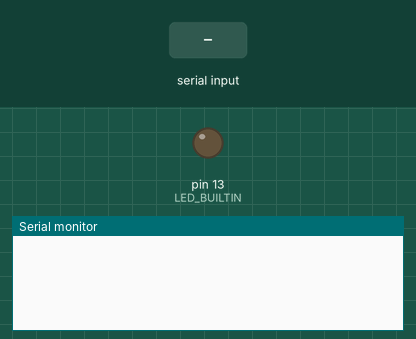
Bench run of a sketch on a simulated Arduino Uno, built with avr-gcc and run on an emulated ATmega328P. On the bench: output pins drawn as LEDs (lit = HIGH), the last lines printed to the serial monitor. The inputs (shaded band) are chosen by the test bench.

Above: at 1.2 s.
1.3 s: "<90,45,200>" received over Serial
At 1.9 s:
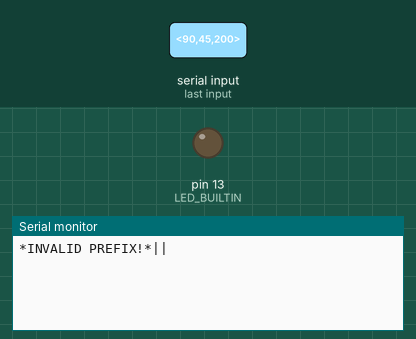
2.8 s: "<90,45>" received over Serial
At 4.0 s:
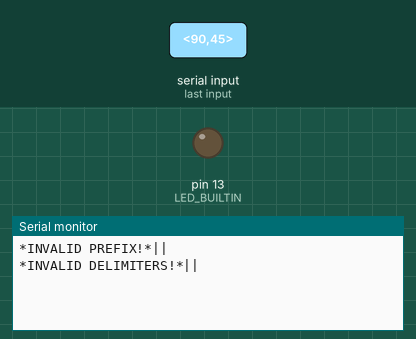

Measured:
- after the input at 1.3 s, the serial monitor: prints a new line at once (image 1)
- after the input at 2.8 s, the serial monitor: prints a new line at once (image 2)

The sketch:

InfraredRemoteHub.ino
```cpp
/*
 * Ben Provenzano III
 * -----------------
 * v1.0 - 07/20/2025
 * Infrared Remote Hub
 * -----------------
 */

#include <IRremote.hpp> // v3+

const char nullTrm = '\0';

// GPIO resources
#define PC_TRIG_PIN 4
#define IR_OUT_PIN  2
#define NO_LED_FEEDBACK_CODE

// serial resources
#define serialBaudRate 9600
const uint8_t maxMessage = 32;
const uint8_t cmdRegLen = 2; // register length (99***)
const uint8_t cmdDatLen = 3; // data length (**999)
const char serialDataStart = '<';
const char serialDataEnd = '>';
const char respDelimiter = '|';
uint16_t serialCurPos = 0;
bool serialReading = 0;
bool serialMsgEnd = 0;
char serialMessageIn[maxMessage + 1];
char serialMessageOut[maxMessage + 1];

// IR addresses
const uint16_t IR_Preamp_A1 = 0x6DD2;
const uint16_t IR_Preamp_A2 = 0xACD2;
const uint16_t IR_Preamp_A3 = 0x6CD2;
const uint16_t IR_1021DAC_A1 = 0x2B5C;
const uint16_t IR_Subamp_A1 = 0x4;

void setup() {
  Serial.begin(serialBaudRate);
  // GPIO initialization
  pinMode(LED_BUILTIN, OUTPUT);
  digitalWrite(LED_BUILTIN, LOW);
  pinMode(PC_TRIG_PIN, OUTPUT);
  digitalWrite(PC_TRIG_PIN, LOW);
  // controller software serial
  serialMessageOut[0] = nullTrm;
  Serial.begin(serialBaudRate);
  // IR initalization
  IrSender.begin(IR_OUT_PIN);
  IrSender.enableIROut(38); // 38-KHz Infrared
}

void loop() {
  serialProcess();
}

void serialProcess() {
  // read main serial port
  if (serialMsgEnd == 0) {
    if (Serial.available()) {
      processSerialData(Serial.read(), serialDataStart, serialDataEnd);
    }
  } else {
    // process serial data
    decodeMessage();
    writeSerial();
    serialMsgEnd = 0;
  }
}

void processSerialData(char rc, char startInd ,char endInd) {
  // while reading
  if (serialReading == 1) {
    // end-of-reading
    if (rc == endInd) {
      // terminate the string
      serialMessageIn[serialCurPos] = nullTrm;
      serialReading = 0;
      serialCurPos = 0;
      serialMsgEnd = 1;
    } else {
      // store characters in buffer
      if (rc != startInd) {
        serialMessageIn[serialCurPos] = rc;
        serialCurPos++;
        // prevent overflow
        if (serialCurPos >= maxMessage) {
          serialCurPos = maxMessage - 1;
        }
      }
    }
  } else {
    // start-of-reading
    if (rc == startInd) {
      serialReading = 1;
      serialCurPos = 0;
      serialMsgEnd = 0;
    }
  }
}

void writeSerial() { // write response back to computer
  digitalWrite(LED_BUILTIN, HIGH);
  Serial.print(respDelimiter);
  for(uint8_t _idx = 0; _idx < maxMessage; _idx++) {
    char _msgChr = serialMessageOut[_idx];
    if (_msgChr != nullTrm) {
      Serial.print(_msgChr);
    } else {
      break;
    }
  }
  Serial.print(respDelimiter);
  Serial.print('\n');
  digitalWrite(LED_BUILTIN, LOW);
}

// decode serial message
void decodeMessage() {
 // count delimiters
  uint8_t _delims = 0;
  uint8_t _maxchars = 10;
  char _delimiter = ',';
  for(uint8_t _idx = 0; _idx < maxMessage; _idx++) {
    char _vchr = serialMessageIn[_idx];
    if (_vchr == nullTrm) {
      break;
    }
    if (_vchr == _delimiter) {
      _delims++;
    }
  }
  // exit when delimiters incorrect
  if (_delims < 2){
    Serial.print("*INVALID DELIMITERS!*");
    return;
  }
  // find first delimiter position
  uint8_t _linepos = 0;
  for(uint8_t _idx = 0; _idx < maxMessage; _idx++) {
    char _vchr = serialMessageIn[_idx];
    if (_vchr == nullTrm) {
      break;
    }
    if (_vchr == _delimiter) {
      // store index position
      _linepos = _idx;
      break;
    }
  }
  // loop through line characters
  char _linebuffer[_maxchars + 1];
  uint8_t _linecount = 0;
  for(uint8_t _idx = 0; _idx < _linepos; _idx++) {
    if (_linecount >= _maxchars) {
      break;
    }
    // store in new array
    _linebuffer[_linecount] = serialMessageIn[_idx];
    _linecount++;
  } // terminate string
  _linebuffer[_linecount] = nullTrm;
  // convert to integer, store line value
  uint8_t controlData = atoi(_linebuffer);
  // find second delimiter position
  uint8_t _count = 0;
  uint8_t _cmd2pos = 0;
  for(uint8_t _idx = 0; _idx < maxMessage; _idx++) {
    char _vchr = serialMessageIn[_idx];
    if (_vchr == nullTrm) {
      break;
    }
    if (_vchr == _delimiter) {
      if (_count == 1) {
        // store pointer position
        _cmd2pos = _idx;
        break;
      }
      _count++;
    }
  }
  // process command data
  if (controlData == 9){
    processCmdData(_cmd2pos + 1);
  } else {
    Serial.print("*INVALID PREFIX!*");
  }
  digitalWrite(LED_BUILTIN, LOW);
}

// process register and command data
void processCmdData(uint8_t messageStart) {
  uint8_t _numcnt = 0;
  uint8_t _cmdlen = cmdRegLen + cmdDatLen;
  char _cmdarr[_cmdlen + 1];
  // extract control code from message
  for(uint8_t _idx = messageStart; _idx < maxMessage; _idx++) {
    char _curchar = serialMessageIn[_idx];
    if (_curchar == nullTrm) {
      break;
    }
    if (isDigit(_curchar) && _numcnt < _cmdlen) {
      _cmdarr[_numcnt] = _curchar;
      _numcnt++;
    }
  }
  _cmdarr[_numcnt] = nullTrm;
  // validate control code length
  if (_numcnt != _cmdlen) {
    Serial.print("*INVALID LENGTH!*");
    return;
  }
  // extract register select
  char _regarr[cmdRegLen + 1];
  uint8_t _regidx = 0;
  for(uint8_t _idx = 0; _idx < cmdRegLen; _idx++) {
    _regarr[_regidx] = _cmdarr[_idx];
    _regidx++;
  }
  _regarr[_regidx] = nullTrm;
  uint8_t _register = atoi(_regarr);
  // extract control data
  char _datarr[cmdDatLen + 1];
  uint8_t _dataidx = 0;
  for(uint8_t _idx = (cmdDatLen - 1); _idx < _cmdlen; _idx++) {
    _datarr[_dataidx] = _cmdarr[_idx];
    _dataidx++;
  }
  _datarr[_dataidx] = nullTrm;
  uint16_t _ctldata = atoi(_datarr);
  remoteFunctions(_register,_ctldata);
}

// RS-232 control functions
void remoteFunctions(uint8_t _register, uint16_t _ctldata) {
  // device is register #2
  if (_register =! 2) {
    // blink LED when command invalid
    digitalWrite(LED_BUILTIN, HIGH);
    delay(200);
    digitalWrite(LED_BUILTIN, LOW);
    writeSerialMessage(0);
    return;
  }
  // process register
  switch (_ctldata) {
  case 10:
    // toggle PC on/off
    digitalWrite(PC_TRIG_PIN, HIGH);
    delay(300);
    digitalWrite(PC_TRIG_PIN, LOW);
    writeSerialMessage(1);
    break;
  case 101:
    // preamp power toggle
    IrSender.sendNEC(IR_Preamp_A1, 0x4, 0);
    writeSerialMessage(1);
    break;
  case 102:
    // preamp power on
    IrSender.sendNEC(IR_Preamp_A3, 0x99, 0);
    writeSerialMessage(1);
    break;
  case 103:
    // preamp power off
    IrSender.sendNEC(IR_Preamp_A3, 0x8E, 0);
    writeSerialMessage(1);
    break;
  case 104:
    // volume down slow/fine
    IrSender.sendNEC(IR_Preamp_A3, 0x9B, 0);
    writeSerialMessage(1);
    break;
  case 105:
    // volume up slow/fine
    IrSender.sendNEC(IR_Preamp_A3, 0x9A, 0);
    writeSerialMessage(1);
    break;
  case 106:
    // HPF control
    IrSender.sendNEC(IR_Preamp_A3, 0x8D, 0);
    writeSerialMessage(1);
    break;
  case 107:
    // input (1) dac input
    IrSender.sendNEC(IR_Preamp_A2, 0xE, 0);
    writeSerialMessage(1);
    break;
  case 108:
    // input (2) aux
    IrSender.sendNEC(IR_Preamp_A2, 0xF, 0);
    writeSerialMessage(1);
    break;
  case 109:
    // input (3) phono
    IrSender.sendNEC(IR_Preamp_A2, 0x10, 0);
    writeSerialMessage(1);
    break;
  case 110:
    // airplay, input (1)
    IrSender.sendNEC(IR_Preamp_A2, 0x11, 0);
    writeSerialMessage(1);
    break;
  case 111:
    // toggle volume limiter
    IrSender.sendNEC(IR_Preamp_A2, 0x12, 0);
    writeSerialMessage(1);
    break;
  case 112:
    // optical, input (1)
    IrSender.sendNEC(IR_Preamp_A2, 0x17, 0);
    writeSerialMessage(1);
    break;
  case 113:
    // volume down fast/course
    IrSender.sendNEC(IR_Preamp_A1, 0x3, 0);
    writeSerialMessage(1);
    break;
  case 114:
    // volume up fast/course
    IrSender.sendNEC(IR_Preamp_A1, 0x2, 0);
    writeSerialMessage(1);
    break;
  case 115:
    // mute toggle
    IrSender.sendNEC(IR_Preamp_A1, 0x5, 0);
    writeSerialMessage(1);
    break;
  case 122:
    // enable subwoofer protection circuit
    IrSender.sendNEC(IR_Subamp_A1, 0x11, 0);
    writeSerialMessage(1);
    break;
  case 123:
    // subwoofer volume up
    IrSender.sendNEC(IR_Subamp_A1, 0x2, 0);
    writeSerialMessage(1);
    break;
  case 124:
    // subwoofer volume down
    IrSender.sendNEC(IR_Subamp_A1, 0x3, 0);
    writeSerialMessage(1);
    break;
  case 130:
    // DAC USB input
    IrSender.sendNEC(IR_1021DAC_A1, 0x2, 0);
    writeSerialMessage(1);
    break;
  case 131:
    // DAC coaxial input
    IrSender.sendNEC(IR_1021DAC_A1, 0x3, 0);
    writeSerialMessage(1);
    break;
  case 132:
    // DAC optical input
    IrSender.sendNEC(IR_1021DAC_A1, 0x4, 0);
    writeSerialMessage(1);
    break;
  case 133:
    // DAC auto input
    IrSender.sendNEC(IR_1021DAC_A1, 0x5, 0);
    writeSerialMessage(1);
    break;
  default:
    writeSerialMessage(0);
  }
}

void writeSerialMessage(int16_t value) {
  serialMessageOut[0] = nullTrm;
  snprintf(serialMessageOut, maxMessage, "%d", value);
}
```
